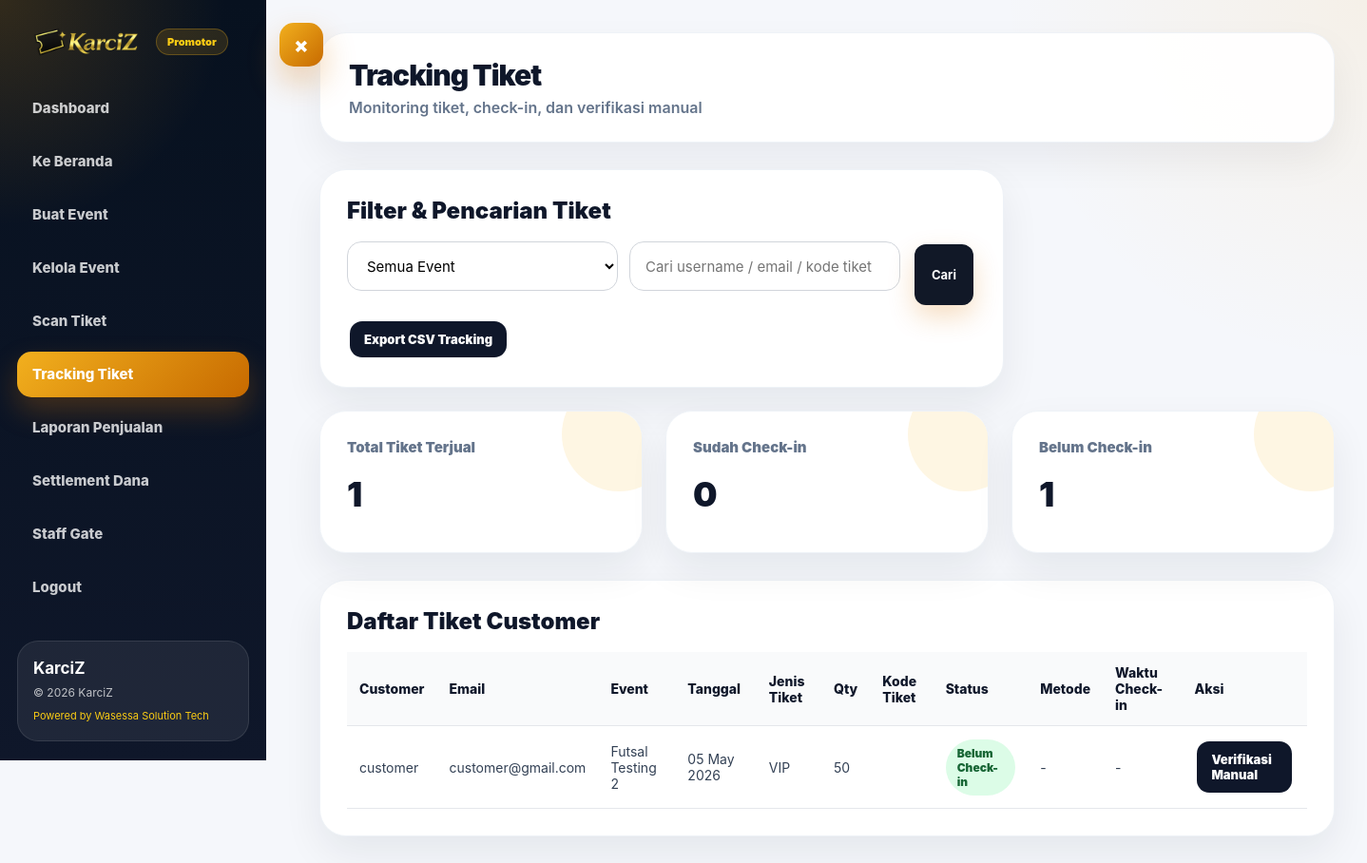
The app's page /organizer/ticket-tracking.php (signed in), older data.
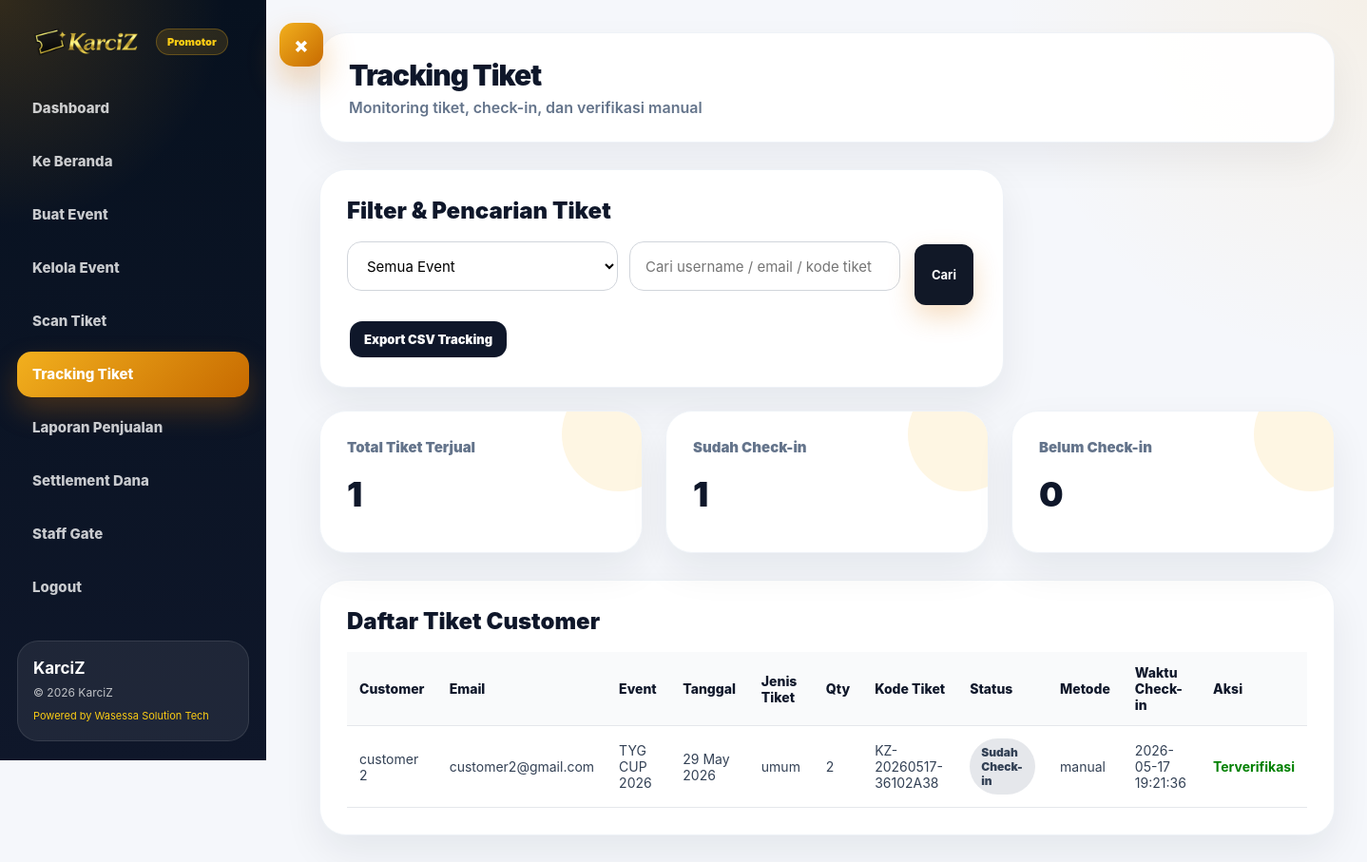
The same page, newer data.
### tables this page shows
CREATE TABLE `transactions` (
  `id` int(11) NOT NULL,
  `user_id` int(11) NOT NULL,
  `event_id` int(11) NOT NULL,
  `ticket_id` int(11) NOT NULL,
  `qty` int(11) NOT NULL,
  `gross_total` int(11) DEFAULT NULL,
  `platform_fee` int(11) DEFAULT NULL,
  `payment_gateway_fee` int(11) DEFAULT 0,
  `promoter_income` int(11) DEFAULT NULL,
  `net_promoter_income` int(11) DEFAULT 0,
  `total` int(11) NOT NULL,
  `payment_method` varchar(50) DEFAULT NULL,
  `payment_detail` varchar(100) DEFAULT NULL,
  `ticket_code` varchar(100) DEFAULT NULL,
  `status` enum('pending','paid','failed') DEFAULT 'paid',
  `created_at` timestamp NOT NULL DEFAULT current_timestamp(),
  `used_status` enum('unused','used') DEFAULT 'unused',
  `used_at` datetime DEFAULT NULL,
  `checkin_method` varchar(20) DEFAULT NULL
);

CREATE TABLE `users` (
  `id` int(11) NOT NULL,
  `username` varchar(50) DEFAULT NULL,
  `email` varchar(100) DEFAULT NULL,
  `password` varchar(255) DEFAULT NULL,
  `no_whatsapp` varchar(20) DEFAULT NULL,
  `role` enum('customer','organizer','superadmin','staff_gate') NOT NULL DEFAULT 'customer',
  `created_at` timestamp NOT NULL DEFAULT current_timestamp(),
  `profile_image` varchar(255) DEFAULT NULL,
  `status` enum('pending','approved','rejected') DEFAULT 'pending'
);

CREATE TABLE `events` (
  `id` int(11) NOT NULL,
  `organizer_id` int(11) DEFAULT NULL,
  `nama_event` varchar(255) DEFAULT NULL,
  `lokasi` varchar(255) DEFAULT NULL,
  `tanggal` date DEFAULT NULL,
  `tanggal_selesai` date DEFAULT NULL,
  `jam_mulai` time DEFAULT NULL,
  `jam_selesai` time DEFAULT NULL,
  `deskripsi` text DEFAULT NULL,
  `banner` varchar(255) DEFAULT NULL,
  `status` enum('aktif','selesai') DEFAULT 'aktif',
  `created_at` timestamp NOT NULL DEFAULT current_timestamp()
);

CREATE TABLE `tickets` (
  `id` int(11) NOT NULL,
  `event_id` int(11) DEFAULT NULL,
  `nama_tiket` varchar(100) DEFAULT NULL,
  `harga` int(11) DEFAULT NULL,
  `stok` int(11) DEFAULT NULL,
  `created_at` timestamp NOT NULL DEFAULT current_timestamp()
);

### organizer/ticket-tracking.php (the view, shortened to what the changed rows need)
<?php
include '../config.php';
$username = $_SESSION['user'];
$role = $_SESSION['role'];
if ($role === 'organizer') {
    $stmt = $conn->prepare("
        SELECT promotor.id
        FROM promotor
        JOIN users ON promotor.user_id = users.id
        WHERE users.username = ?
        LIMIT 1
    ");
}
$stmt->bind_param("s", $username);
$stmt->execute();
$promotor = $stmt->get_result()->fetch_assoc();
$promotor_id = $promotor['id'];
$sql = "
    SELECT
        transactions.id,
        transactions.ticket_code,
        transactions.qty,
        transactions.status,
        transactions.used_status,
        transactions.used_at,
        transactions.checkin_method,
        users.username,
        users.email,
        events.nama_event,
        events.tanggal,
        tickets.nama_tiket
    FROM transactions
    JOIN users ON transactions.user_id = users.id
    JOIN events ON transactions.event_id = events.id
    JOIN tickets ON transactions.ticket_id = tickets.id
    WHERE events.organizer_id = ?
      AND transactions.status = 'paid'
";
$params = [$promotor_id];
$types = "i";
$sql .= " ORDER BY transactions.created_at DESC";
$stmt = $conn->prepare($sql);
$stmt->bind_param($types, ...$params);
$stmt->execute();
$tickets = $stmt->get_result();
$used = 0;
$unused = 0;
$rows = [];
while ($row = $tickets->fetch_assoc()) {
    if ($row['used_status'] === 'used') {
        $used++;
    } else {
        $unused++;
    }
    $rows[] = $row;
}
?>
<!DOCTYPE html>
<html lang="id">
<head>
    <link rel="stylesheet" href="/Karciz/assets/css/organizer.css?v=10">
    <link rel="stylesheet" href="/Karciz/assets/css/organizer-premium.css?v=1">
</head>
<body>
<div class="organizer-wrapper">
    <div class="organizer-main">
        <div class="dashboard-cards">
            <div class="dashboard-card">
                <h4>Sudah Check-in</h4>
                <p><?= $used; ?></p>
            </div>
            <div class="dashboard-card">
                <h4>Belum Check-in</h4>
                <p><?= $unused; ?></p>
            </div>
        </div>
        <div class="table-container" style="margin-top:24px;">
            <table>
                <thead>
                    <tr>
                        <th>Customer</th>
                        <th>Email</th>
                        <th>Event</th>
                        <th>Tanggal</th>
                        <th>Jenis Tiket</th>
                        <th>Qty</th>
                        <th>Kode Tiket</th>
                        <th>Status</th>
                        <th>Metode</th>
                        <th>Waktu Check-in</th>
                        <th>Aksi</th>
                    </tr>
                </thead>
                <tbody>
                    <?php if (count($rows) > 0): ?>
                        <?php foreach ($rows as $row): ?>
                            <tr>
                                <td><?= htmlspecialchars($row['username']); ?></td>
                                <td><?= htmlspecialchars($row['email']); ?></td>
                                <td><?= htmlspecialchars($row['nama_event']); ?></td>
                                <td><?= date('d M Y', strtotime($row['tanggal'])); ?></td>
                                <td><?= htmlspecialchars($row['nama_tiket']); ?></td>
                                <td><?= $row['qty']; ?></td>
                                <td><?= htmlspecialchars($row['ticket_code']); ?></td>
                                <td>
                                    <?php if ($row['used_status'] === 'used'): ?>
                                        <span class="status-badge done">Sudah Check-in</span>
                                    <?php else: ?>
                                        <span class="status-badge active">Belum Check-in</span>
                                    <?php endif; ?>
                                </td>
                                <td>
                                    <?= $row['checkin_method'] ? htmlspecialchars($row['checkin_method']) : '-'; ?>
                                </td>
                                <td>
                                    <?= $row['used_at'] ? htmlspecialchars($row['used_at']) : '-'; ?>
                                </td>
                                <td>
                                    <?php if ($row['used_status'] !== 'used'): ?>
                                        <a
                                            href="manual-checkin.php?id=<?= $row['id']; ?>"
                                            class="btn-view"
                                        >
                                            Verifikasi Manual
                                        </a>
                                    <?php else: ?>
                                        <span style="color:green;font-weight:700;">Terverifikasi</span>
                                    <?php endif; ?>
                                </td>
                            </tr>
                        <?php endforeach; ?>
                    <?php else: ?>
                        <tr>
                            <td colspan="11">Data tiket tidak ditemukan.</td>
                        </tr>
                    <?php endif; ?>
                </tbody>
            </table>
        </div>
    </div>
</div>
</body>
</html>

Row changes from the older to the newer data that the page shows:
removed transactions: user.username "customer", user.email "customer@gmail.com", event.nama_event "Futsal Testing 2", event.tanggal "05 May 2026", ticket.nama_tiket "VIP", qty "50", used_status "Belum Check-in"
added transactions: user.username "customer 2", user.email "customer2@gmail.com", event.nama_event "TYG CUP 2026", event.tanggal "29 May 2026", ticket.nama_tiket "umum", qty "2", ticket_code "KZ-20260517-36102A38", used_status "Sudah Check-in", checkin_method "manual", used_at "2026-05-17 19:21:36"
Text that changed along with them:
$used: "0" → "1"
$unused: "1" → "0"
